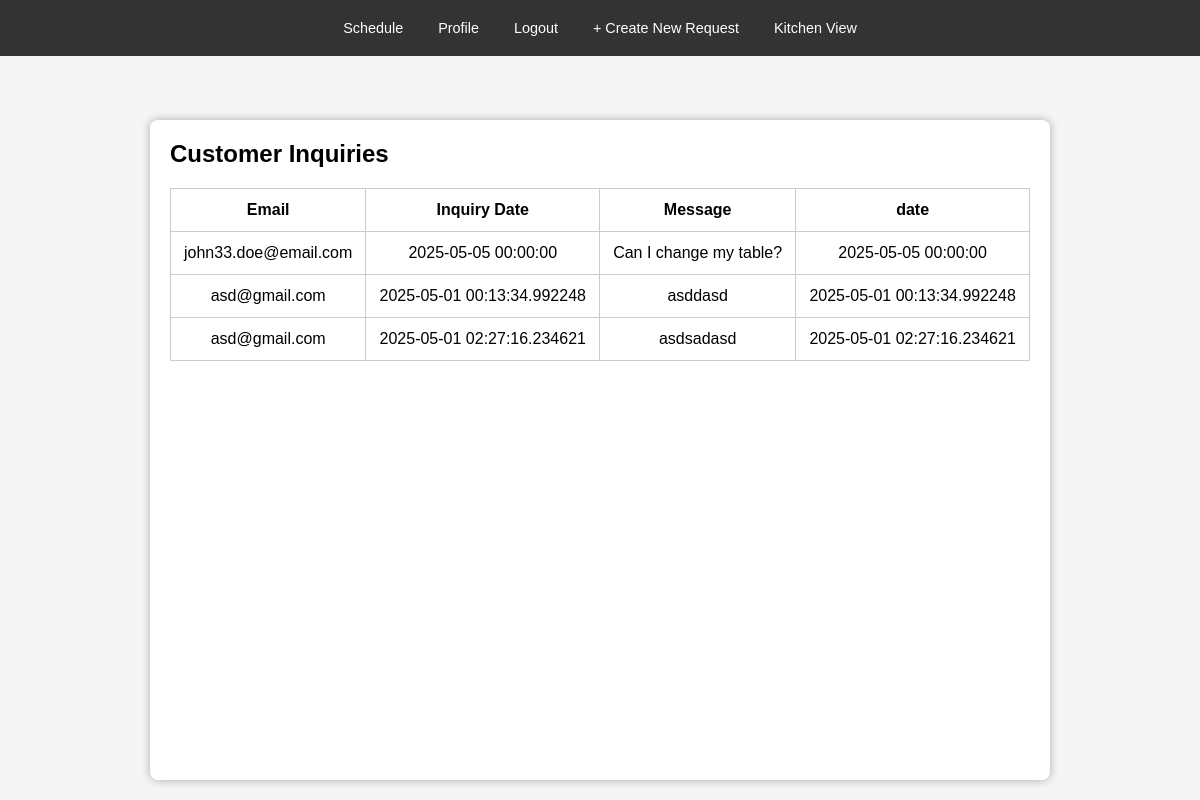
Page /manager/queries (signed in) on the committed database.
### app/models.py (models this page shows)
class Support(db.Model):
    id = db.Column(db.Integer, primary_key=True)
    email = db.Column(db.String(255),nullable=False )
    inquiry_date = db.Column(db.DateTime)
    inquiry_text = db.Column(db.Text)

### app/routes/support_routes.py (the view)
@support_bp.route('/manager/queries')
def view_queries():
    supports = SupportLogic.get_all_supports()
    return render_template('manager_queries.html', supports=supports)

### app/logic/base_crud.py (called while the page is built)
    @staticmethod
    def get_all(model):
        return model.query.all() # return all table content

### app/logic/support_logic.py (called while the page is built)
    @staticmethod
    def get_all_supports():
        return BaseCRUD.get_all(Support)

### templates/manager_queries.html (shortened to what this page needs)
<!DOCTYPE html>
<html lang="en">
<head>
    <link rel="stylesheet" href="{{ url_for('static', filename='css/base.css') }}">
</head>
<body>
    {% include 'partials/nav.html' %}
    <section>
    <h1>Customer Inquiries</h1>
    <table >
        <tr>
            <th>Email</th>
            <th>Inquiry Date</th>
            <th>Message</th>
           <th>date</th>
        </tr>
        {% for support in supports %}
        <tr>
            <td>{{ support.email }}</td>
            <td>{{ support.inquiry_date }}</td>
            <td>{{ support.inquiry_text }}</td>
            <td>{{ support.inquiry_date }}</td>
        </tr>
        {% endfor %}
    </table>
</section>
</body>
</html>

### static/css/base.css (style rules this page uses)
* { box-sizing: border-box; margin: 0; padding: 0; }
html, body { height: 100%; display: flex; flex-direction: column; font-family: Arial, sans-serif; background-color: #f5f5f5; }
.container, section { flex: 1; max-width: 900px; width: 100%; margin: 120px auto 20px; padding: 20px; background-color: white; border-radius: 8px; box-shadow: 0 0 10px rgba(0,0,0,0.3); }
table { width: 100%; border-collapse: collapse; margin-top: 20px; }
table th, table td { padding: 12px; border: 1px solid #ccc; text-align: center; }

### rows in the picture
Support: email "john33.doe@email.com", inquiry_date "2025-05-05 00:00:00", inquiry_text "Can I change my table?"
Support: email "asd@gmail.com", inquiry_date "2025-05-01 00:13:34.992248", inquiry_text "asddasd"
Support: email "asd@gmail.com", inquiry_date "2025-05-01 02:27:16.234621", inquiry_text "asdsadasd"
